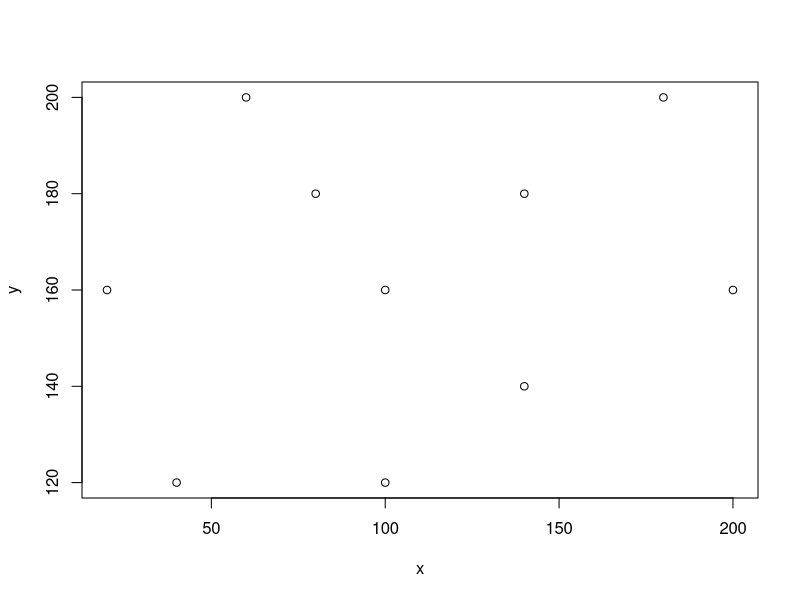

The R source for this figure:
# extend "LETTERS" function to run from "A" to "ZZ"
ALPHABETS <- c(LETTERS, sapply(LETTERS, function(x) paste0(x, LETTERS)))

# example
ALPHABETS[1:10]

#x coordinates
x<-c(60,180,80,140,20,100,200,140,40,100)
#y coordinates
y<-c(200,200,180,180,160,160,160,140,120,120)

plot(x,y)



# extend "LETTERS" function to run from "A" to "ZZ"
ALPHABETS <- c(LETTERS, sapply(LETTERS, function(x) paste0(x, LETTERS)))

# example alphabets to check
ALPHABETS[1:10]

#placing coordinates into matrix
points <- matrix(c(x,y),ncol = 2)

rownames(points) <- ALPHABETS[1:10]
colnames(points) <- c("x","y")

points







# function to generate a random route
possibleway <- function(points) {
  start <- rownames(points)[1]
  ways <- sample(rownames(points)[-1])
  #return to the start point
  ways <- c(start,ways,start) 
  return(ways)
}




# example to check whether ways are find
ways <- possibleway(points)
ways

# This function is to calculate adjency matrix
CalAdjmat <- function(points) return(as.matrix(dist(points)))


# function to calculate the distance of paths 
distRoute <- function(AdjencyMat, ways) {
  dis <- 0
  for(i in 2:nrow(AdjencyMat)) {
    dis <- dis + AdjencyMat[ways[i-1],ways[i]]
  }
  return(dis)
}



sleep_for_a_minute <- function() { Sys.sleep(60) }


# brute force algorithm
BRUTEFORECE <- function(points) {
  
  
  
  # library to find possible combination
  library(combinat)
  the_great<-NULL
  the_shortest <- Inf
  for( i in 1:10){
    start <- rownames(points)[i] # start
    paths <- permn(rownames(points)[-i]) # list of every possible route
    
    
    
    
    AdjencyMat <- CalAdjmat(points)
    
    # initial route and distance
    best_path <- NULL
    shor_dis <- Inf
    
    
    
    # to find possible paths
    for(i in 1:length(paths)) {
      
      ways <- paths[[i]]
      ways <- c(start,ways,start)
      
      NewDis <- distRoute(AdjencyMat,ways)
      
      # update distance
      if(NewDis < shor_dis) {
        shor_dis <- NewDis
        best_path <- ways
      }
    }
    
    NewGreatDis<-shor_dis
    
    if(NewGreatDis < the_shortest){
      the_shortest <-NewGreatDis
      the_great <-best_path
    }
    
  }
  # returning values
  return(list(distance = the_shortest,ways = the_great))
  
  
  
  
}





start_time <- Sys.time()
#calling the bruteForce function 

bf<-BRUTEFORECE(points)

#The shortest possible distance from first point
bf

end_time <- Sys.time()
time.taken<- round(end_time - start_time)
time.taken





path_for_heu <- function (repre_int)
{
  
  if (repre_int==1)
    
  {
    value = 'A'
  }
  else if (repre_int==2)
    
  {
    value ='B'
  } 
  else if (repre_int==3)
    
  {
    value = 'C'
  }
  else if (repre_int==4)
  {
    value = 'D'
  }
  else if (repre_int==5)
  {
    value = 'E'
  }
  else if (repre_int==6)
    
  {
    value ='F'
  }
  else if (repre_int==7)
  {
    value = 'G'
  }
  else if (repre_int==8)
    
  {
    value = 'H'
  }
  else if (repre_int==9)
  {
    value = 'I'
  }  else if (repre_int==10)
    
  {
    value = 'J'
  }else
    print("Error")
  
  return (value)
}







sleep_for_a_minute <- function() { Sys.sleep(60) }
# Heuristic Approach algorithm
Heuristic <- function(begin) {
  
  
  AdjencyMat <- CalAdjmat(points)
  
  first_point <- begin
  
  
 size_of_row <- 10
  
  size_of_col <- 10
  
  length_points <- AdjencyMat
  
    first_col <- first_point
    
    
    pointer_row <- first_point
    pointer_col <- 1
  
  # this matrix used to store calculated distance
  length_matrix <- matrix(length_points,nrow=size_of_row, ncol=size_of_col)
  
  
  #this matrix is to trace the visited points 
  point_matrix <- matrix(rep(c(-1),each=size_of_col),nrow=1, ncol=size_of_col)
  
  
  
  point_matrix[1,first_point] <- -99  #to set the visited point, and the first point set by the user
  
  # stores shitest distance
  short_dis <- 9999
  
  # stores all the sum of shortest visited distance
  tot_dis <- 0 
  
  for (i in 1:100) 
  {
   
  if(pointer_col == 11)#reset the pointer to column one
    {
     
     print(paste(  path_for_heu(pointer_row) ))
    pointer_row <- next_pt
      
    
    pointer_col <- 1 #reseting the pointer_col into 1 
      
      
      tot_dis <- tot_dis + short_dis #calculating total distance 
      
      short_dis <- 9999  
      #marking the visited points
      point_matrix[1,next_pt] <- 1 
    }
    if(i == 100) 
    {
      print(paste(path_for_heu(first_col)))
      tot_dis <- tot_dis + length_matrix[next_pt,first_col]
      print(paste("== Total shortest distance is ", tot_dis))
    }
    
    if (length_matrix[pointer_row, pointer_col] < short_dis && length_matrix[pointer_row,pointer_col] != 0)
    {
      # to double check all the points are visited
      
      if(point_matrix[1,pointer_col] == -1) 
      {
        short_dis <- length_matrix[pointer_row, pointer_col] 
        
        
        next_pt <- pointer_col 
      }
      
    }
    
    pointer_col <- pointer_col + 1 
  }
  return (tot_dis)
}




for(ten_cities in 1:10)
{
  
  print("*******************************")
   start_heu <- Sys.time()
  Heuristic(ten_cities)
  end_heu <- Sys.time()
  cat("    Time taken",end_heu - start_heu , "min\n" )
}
